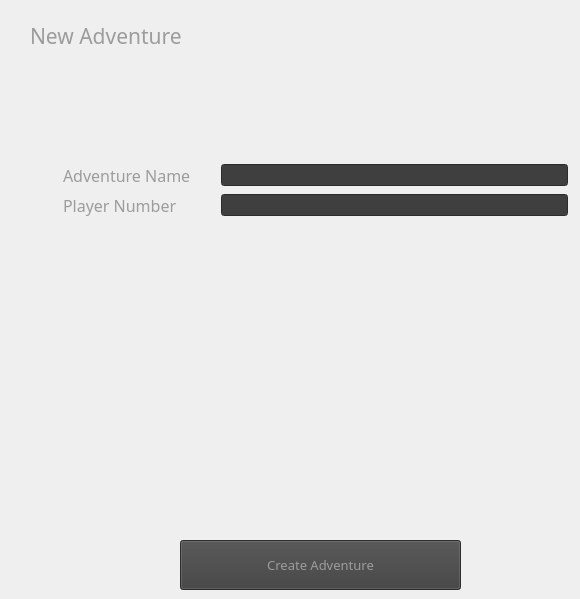
               <widget class="QWidget" name="page_new_adventure">
                <widget class="QLabel" name="label_new_adventure">
                 <property name="geometry">
                  <rect>
                   <x>30</x>
                   <y>20</y>
                   <width>291</width>
                   <height>31</height>
                  </rect>
                 </property>
                 <property name="font">
                  <font>
                   <family>Copperplate Gothic Bold</family>
                   <pointsize>16</pointsize>
                  </font>
                 </property>
                 <property name="styleSheet">
                  <string notr="true">color: rgb(156, 156, 156);</string>
                 </property>
                 <property name="text">
                  <string>New Adventure</string>
                 </property>
                </widget>
                <widget class="QWidget" name="gridLayoutWidget">
                 <property name="geometry">
                  <rect>
                   <x>60</x>
                   <y>160</y>
                   <width>511</width>
                   <height>61</height>
                  </rect>
                 </property>
                 <layout class="QGridLayout" name="gridLayout">
                  <property name="leftMargin">
                   <number>3</number>
                  </property>
                  <property name="topMargin">
                   <number>3</number>
                  </property>
                  <property name="rightMargin">
                   <number>3</number>
                  </property>
                  <property name="bottomMargin">
                   <number>3</number>
                  </property>
                  <property name="horizontalSpacing">
                   <number>30</number>
                  </property>
                  <item row="1" column="0">
                   <widget class="QLabel" name="label_player_number">
                    <property name="font">
                     <font>
                      <family>Copperplate Gothic Light</family>
                      <pointsize>12</pointsize>
                     </font>
                    </property>
                    <property name="styleSheet">
                     <string notr="true">color: rgb(156, 156, 156);</string>
                    </property>
                    <property name="text">
                     <string>Player Number</string>
                    </property>
                   </widget>
                  </item>
                  <item row="0" column="0">
                   <widget class="QLabel" name="label_adventure_name">
                    <property name="font">
                     <font>
                      <family>Copperplate Gothic Light</family>
                      <pointsize>12</pointsize>
                     </font>
                    </property>
                    <property name="styleSheet">
                     <string notr="true">color: rgb(156, 156, 156);</string>
                    </property>
                    <property name="text">
                     <string>Adventure Name</string>
                    </property>
                   </widget>
                  </item>
                  <item row="0" column="1">
                   <widget class="QLineEdit" name="lineEdit_adventure_name">
                    <property name="styleSheet">
                     <string notr="true">
color: rgb(156, 156, 156);
background-color: rgb(63, 63, 63);</string>
                    </property>
                   </widget>
                  </item>
                  <item row="1" column="1">
                   <widget class="QLineEdit" name="lineEdit_player_number">
                    <property name="styleSheet">
                     <string notr="true">color: rgb(156, 156, 156);
background-color: rgb(63, 63, 63);</string>
                    </property>
                   </widget>
                  </item>
                 </layout>
                </widget>
                <widget class="QPushButton" name="pushButton_create_adventure">
                 <property name="geometry">
                  <rect>
                   <x>180</x>
                   <y>540</y>
                   <width>281</width>
                   <height>50</height>
                  </rect>
                 </property>
                 <property name="minimumSize">
                  <size>
                   <width>0</width>
                   <height>50</height>
                  </size>
                 </property>
                 <property name="font">
                  <font>
                   <family>Copperplate Gothic Light</family>
                   <pointsize>10</pointsize>
                  </font>
                 </property>
                 <property name="styleSheet">
                  <string notr="true">QPushButton{
	background-color: rgb(63, 63, 63);
	color: rgb(156, 156, 156);
}
QPushButton:hover{
	background-color: rgb(156, 156, 156);
	color: rgb(63, 63, 63);
}
</string>
                 </property>
                 <property name="text">
                  <string>Create Adventure</string>
                 </property>
                </widget>
               </widget>
